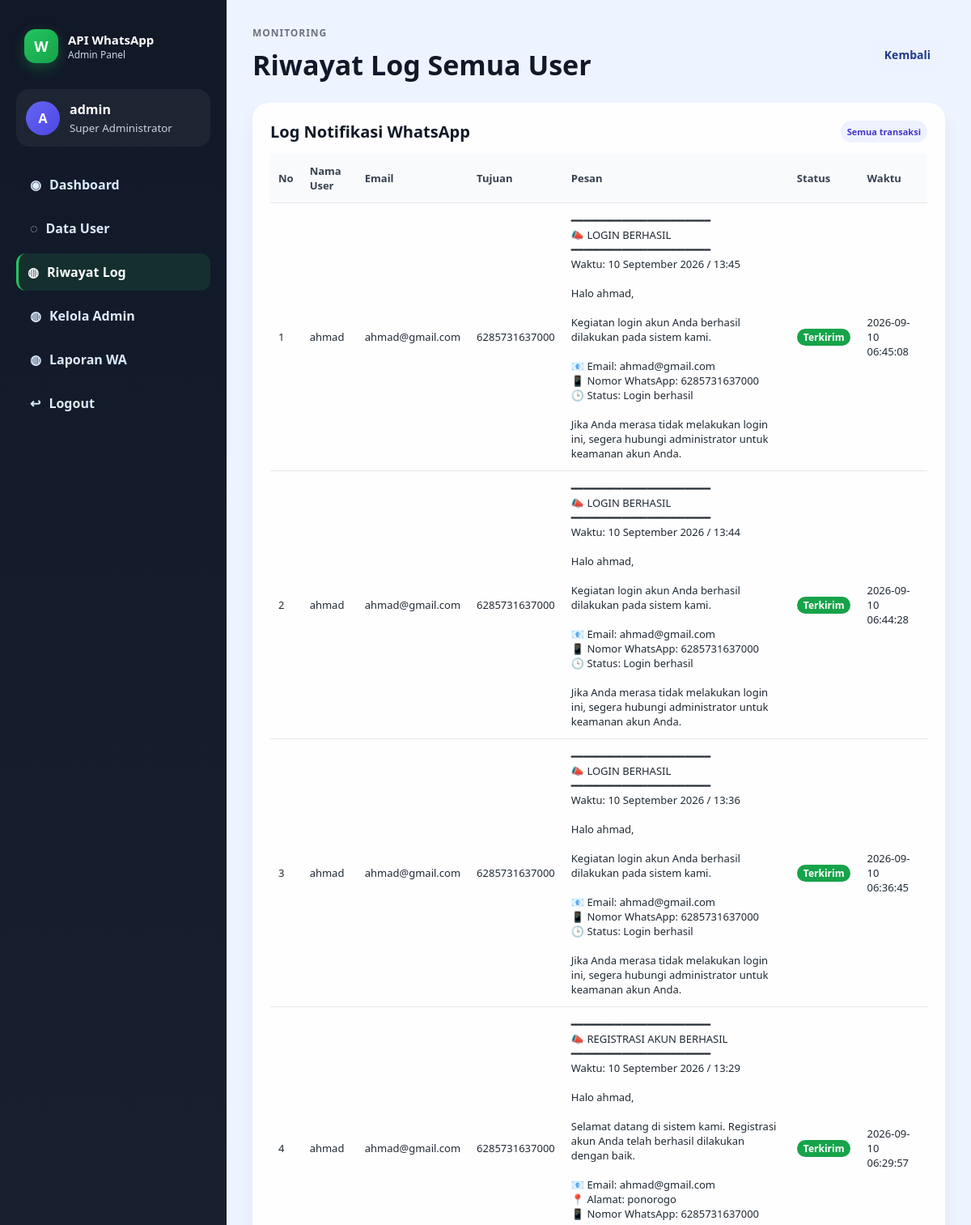
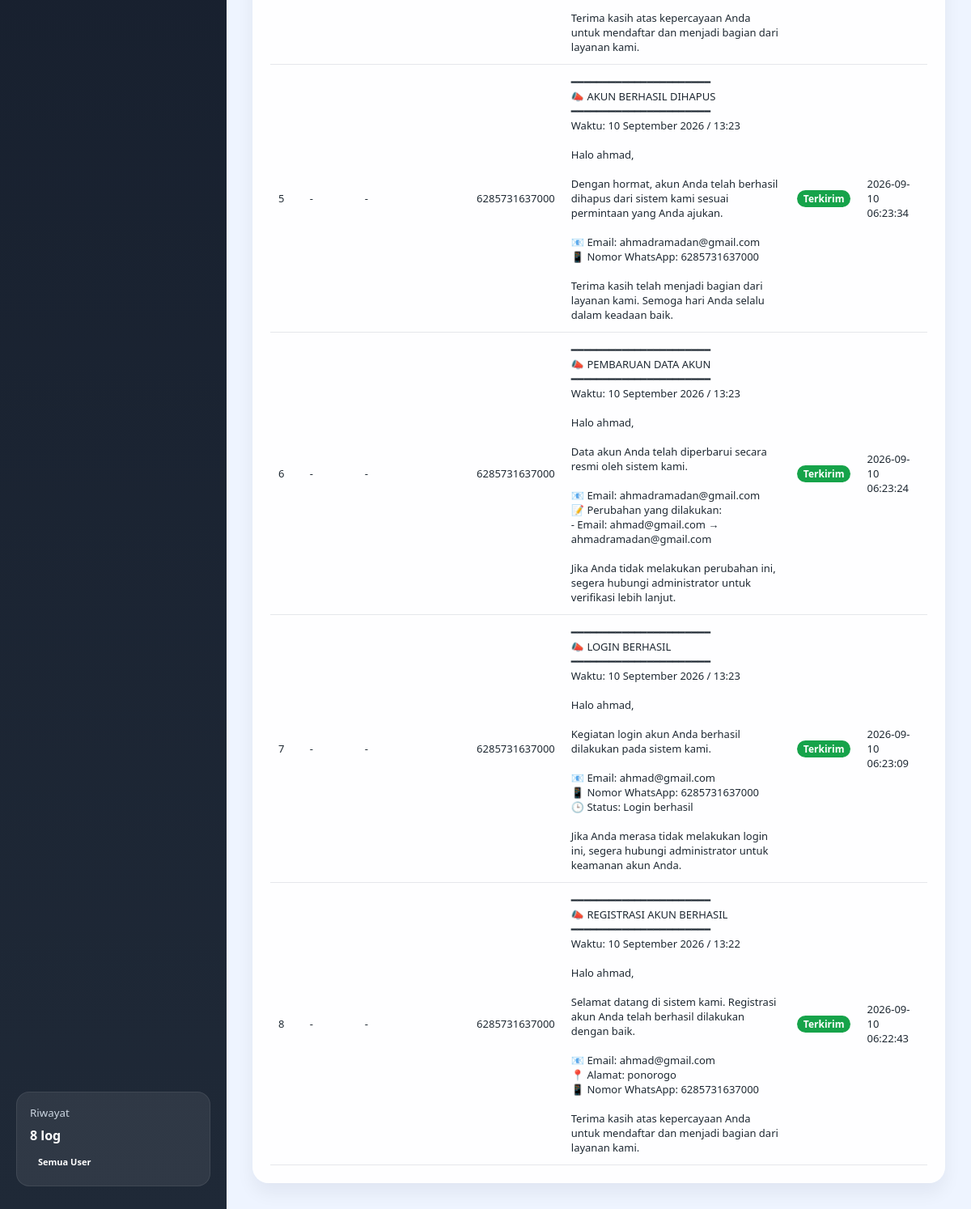
Page /fonnte3/admin-log.php (signed in) on the committed database (2 pictures, top to bottom).
### tables this page shows
CREATE TABLE `log_whatsapp` (
  `id` int(11) NOT NULL,
  `user_id` int(11) DEFAULT NULL,
  `no_tujuan` varchar(20) NOT NULL,
  `pesan` text NOT NULL,
  `status` enum('success','failed','pending') NOT NULL DEFAULT 'pending',
  `response` text DEFAULT NULL,
  `created_at` timestamp NOT NULL DEFAULT current_timestamp()
);

CREATE TABLE `users` (
  `id` int(11) NOT NULL,
  `nama` varchar(100) NOT NULL,
  `email` varchar(150) NOT NULL,
  `no_hp` varchar(20) NOT NULL,
  `alamat` text NOT NULL,
  `password` varchar(255) NOT NULL,
  `created_at` timestamp NOT NULL DEFAULT current_timestamp()
);

### fonnte3/functions/auth.php (called while the page is built, shortened)
<?php
function currentAdmin(): ?array
{
    return [
        'id'       => $_SESSION['admin_id'],
        'username' => $_SESSION['admin_username'] ?? '',
    ];
}

### fonnte3/admin-log.php (the view, shortened to what this page needs)
<?php
require_once __DIR__ . '/functions/auth.php';
require_once __DIR__ . '/config/database.php';
$admin = currentAdmin();
$stmt = $pdo->query(
    'SELECT l.id, u.nama, u.email, l.no_tujuan, l.pesan, l.status, l.response, l.created_at
     FROM log_whatsapp l
     LEFT JOIN users u ON u.id = l.user_id
     ORDER BY l.created_at DESC'
);
$logs = $stmt->fetchAll();
?>
<!DOCTYPE html>
<html lang="id">
<head>
<link rel="stylesheet" href="assets/css/style.css">
</head>
<body class="admin-body">
<div class="admin-shell">
  <aside class="admin-sidebar">
    <div class="brand-wrap">
      <div class="brand-mark">W</div>
      <div>
        <div class="brand-title">API WhatsApp</div>
        <div class="brand-subtitle">Admin Panel</div>
      </div>
    </div>
    <div class="profile-mini admin-profile-mini">
      <div class="avatar admin-avatar">A</div>
      <div>
        <strong><?= htmlspecialchars($admin['username'] ?? 'Admin') ?></strong>
        <small>Super Administrator</small>
      </div>
    </div>
    <nav class="sidebar-nav">
      <a href="dashboard.php"><span>◉</span> Dashboard</a>
      <a href="kelola-user.php"><span>◌</span> Data User</a>
      <a href="admin-log.php" class="active"><span>◍</span> Riwayat Log</a>
      <a href="admin-accounts.php"><span>◍</span> Kelola Admin</a>
      <a href="admin.php"><span>◍</span> Laporan WA</a>
      <a href="logout.php"><span>↩</span> Logout</a>
    </nav>
    <div class="sidebar-card light-card">
      <small>Riwayat</small>
      <strong><?= count($logs) ?> log</strong>
      <span class="status-pill info">Semua User</span>
    </div>
  </aside>
  <main class="admin-main">
    <header class="topbar admin-topbar">
      <div>
        <p class="eyebrow">Monitoring</p>
        <h1>Riwayat Log Semua User</h1>
      </div>
      <div class="topbar-actions">
        <a href="dashboard.php" class="modern-btn secondary">Kembali</a>
      </div>
    </header>
    <section class="panel">
      <div class="panel-header">
        <h3>Log Notifikasi WhatsApp</h3>
        <span class="mini-tag">Semua transaksi</span>
      </div>
      <table class="data-table">
        <thead>
          <tr>
            <th>No</th>
            <th>Nama User</th>
            <th>Email</th>
            <th>Tujuan</th>
            <th>Pesan</th>
            <th>Status</th>
            <th>Waktu</th>
          </tr>
        </thead>
        <tbody>
          <?php if (empty($logs)): ?>
            <tr><td colspan="7">Belum ada riwayat log.</td></tr>
          <?php else: ?>
            <?php foreach ($logs as $i => $log): ?>
              <tr>
                <td><?= $i + 1 ?></td>
                <td><?= htmlspecialchars($log['nama'] ?? '-') ?></td>
                <td><?= htmlspecialchars($log['email'] ?? '-') ?></td>
                <td><?= htmlspecialchars($log['no_tujuan']) ?></td>
                <td><?= nl2br(htmlspecialchars($log['pesan'])) ?></td>
                <td>
                  <?php
                    $status = strtolower((string)($log['status'] ?? 'pending'));
                    $label = match ($status) {
                        'success' => 'Terkirim',
                        'failed' => 'Gagal',
                        'pending' => 'Pending',
                        default => 'Pending',
                    };
                    $class = match ($status) {
                        'success' => 'success',
                        'failed' => 'failed',
                        'pending' => 'pending',
                        default => 'pending',
                    };
                  ?>
                  <span class="badge <?= $class ?>"><?= $label ?></span>
                </td>
                <td><?= htmlspecialchars($log['created_at']) ?></td>
              </tr>
            <?php endforeach; ?>
          <?php endif; ?>
        </tbody>
      </table>
    </section>
  </main>
</div>
</body>
</html>

### rows in the picture
log_whatsapp: user.nama "ahmad", user.email "ahmad@gmail.com", no_tujuan "6285731637000", pesan "━━━━━━━━━━━━━━━━━━━━━━ 📣 LOGIN BERHASIL ━━━━━━━━━━━━━━━━━━━━━━ Waktu: 10 September 2026 / 13:45 Halo ahmad, Kegiatan login akun Anda berhasil dilakukan pada sistem kami. 📧 Email: ahmad@gmail.com 📱 Nomor WhatsApp: 6285731637000 🕒 Status: Login berhasil Jika Anda merasa tidak melakukan login ini, segera hubungi administrator untuk keamanan akun Anda.", status "Terkirim", created_at "2026-09-10 06:45:08"
log_whatsapp: user.nama "ahmad", user.email "ahmad@gmail.com", no_tujuan "6285731637000", pesan "━━━━━━━━━━━━━━━━━━━━━━ 📣 LOGIN BERHASIL ━━━━━━━━━━━━━━━━━━━━━━ Waktu: 10 September 2026 / 13:44 Halo ahmad, Kegiatan login akun Anda berhasil dilakukan pada sistem kami. 📧 Email: ahmad@gmail.com 📱 Nomor WhatsApp: 6285731637000 🕒 Status: Login berhasil Jika Anda merasa tidak melakukan login ini, segera hubungi administrator untuk keamanan akun Anda.", status "Terkirim", created_at "2026-09-10 06:44:28"
log_whatsapp: user.nama "ahmad", user.email "ahmad@gmail.com", no_tujuan "6285731637000", pesan "━━━━━━━━━━━━━━━━━━━━━━ 📣 LOGIN BERHASIL ━━━━━━━━━━━━━━━━━━━━━━ Waktu: 10 September 2026 / 13:36 Halo ahmad, Kegiatan login akun Anda berhasil dilakukan pada sistem kami. 📧 Email: ahmad@gmail.com 📱 Nomor WhatsApp: 6285731637000 🕒 Status: Login berhasil Jika Anda merasa tidak melakukan login ini, segera hubungi administrator untuk keamanan akun Anda.", status "Terkirim", created_at "2026-09-10 06:36:45"
log_whatsapp: user.nama "ahmad", user.email "ahmad@gmail.com", no_tujuan "6285731637000", pesan "━━━━━━━━━━━━━━━━━━━━━━ 📣 REGISTRASI AKUN BERHASIL ━━━━━━━━━━━━━━━━━━━━━━ Waktu: 10 September 2026 / 13:29 Halo ahmad, Selamat datang di sistem kami. Registrasi akun Anda telah berhasil dilakukan dengan baik. 📧 Email: ahmad@gmail.com 📍 Alamat: ponorogo 📱 Nomor WhatsApp: 6285731637000 Terima kasih atas kepercayaan Anda untuk mendaftar dan menjadi bagian dari layanan kami.", status "Terkirim", created_at "2026-09-10 06:29:57"
log_whatsapp: nama "-", email "-", no_tujuan "6285731637000", pesan "━━━━━━━━━━━━━━━━━━━━━━ 📣 AKUN BERHASIL DIHAPUS ━━━━━━━━━━━━━━━━━━━━━━ Waktu: 10 September 2026 / 13:23 Halo ahmad, Dengan hormat, akun Anda telah berhasil dihapus dari sistem kami sesuai permintaan yang Anda ajukan. 📧 Email: ahmadramadan@gmail.com 📱 Nomor WhatsApp: 6285731637000 Terima kasih telah menjadi bagian dari layanan kami. Semoga hari Anda selalu dalam keadaan baik.", status "Terkirim", created_at "2026-09-10 06:23:34"
log_whatsapp: nama "-", email "-", no_tujuan "6285731637000", pesan "━━━━━━━━━━━━━━━━━━━━━━ 📣 PEMBARUAN DATA AKUN ━━━━━━━━━━━━━━━━━━━━━━ Waktu: 10 September 2026 / 13:23 Halo ahmad, Data akun Anda telah diperbarui secara resmi oleh sistem kami. 📧 Email: ahmadramadan@gmail.com 📝 Perubahan yang dilakukan: - Email: ahmad@gmail.com → ahmadramadan@gmail.com Jika Anda tidak melakukan perubahan ini, segera hubungi administrator untuk verifikasi lebih lanjut.", status "Terkirim", created_at "2026-09-10 06:23:24"
log_whatsapp: nama "-", email "-", no_tujuan "6285731637000", pesan "━━━━━━━━━━━━━━━━━━━━━━ 📣 LOGIN BERHASIL ━━━━━━━━━━━━━━━━━━━━━━ Waktu: 10 September 2026 / 13:23 Halo ahmad, Kegiatan login akun Anda berhasil dilakukan pada sistem kami. 📧 Email: ahmad@gmail.com 📱 Nomor WhatsApp: 6285731637000 🕒 Status: Login berhasil Jika Anda merasa tidak melakukan login ini, segera hubungi administrator untuk keamanan akun Anda.", status "Terkirim", created_at "2026-09-10 06:23:09"
log_whatsapp: nama "-", email "-", no_tujuan "6285731637000", pesan "━━━━━━━━━━━━━━━━━━━━━━ 📣 REGISTRASI AKUN BERHASIL ━━━━━━━━━━━━━━━━━━━━━━ Waktu: 10 September 2026 / 13:22 Halo ahmad, Selamat datang di sistem kami. Registrasi akun Anda telah berhasil dilakukan dengan baik. 📧 Email: ahmad@gmail.com 📍 Alamat: ponorogo 📱 Nomor WhatsApp: 6285731637000 Terima kasih atas kepercayaan Anda untuk mendaftar dan menjadi bagian dari layanan kami.", status "Terkirim", created_at "2026-09-10 06:22:43"

### other values in the picture
$admin['username'] "admin"
count($logs) "8"
